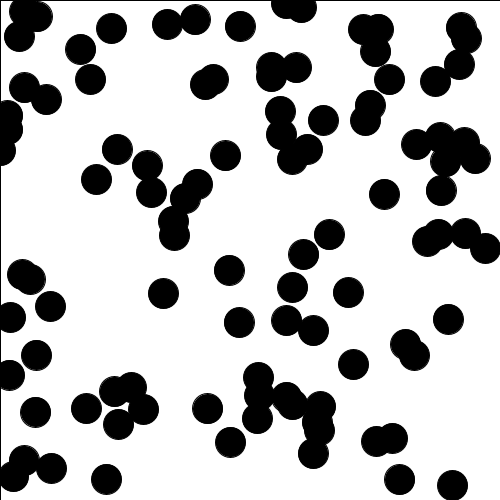
Frame 1 (no input)
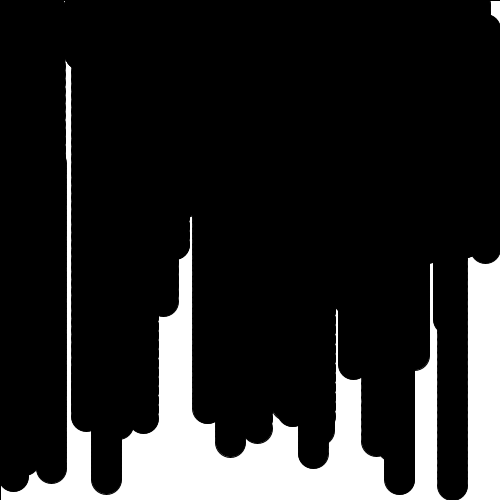
Frame 60 (the mouse pressed at the canvas centre just before this capture)
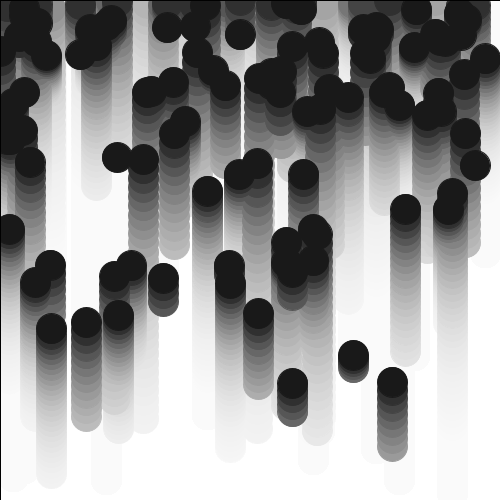
Frame 120 (the mouse held since frame 60 and released just before this capture)

The Processing sketch that drew these frames (run headless with seeded random() and noise(); from frame 60 on, the mouse is pressed at the canvas centre):

// Processing sketch: floatingCirclesAscending
// ── floatingCirclesAscending.pde
int count = 100;
Car[] cars;

void setup () {
  size(500, 500);
  cars = new Car[count];
  for (int i = 0; i < count; i++) {
    cars[i] = new Car(random(width), random(height), random(2, 10));
  }
  background(255);
}

void draw() {
  //background(255);
  for (Car car : cars) {
    car.move();
    car.display();
  }
  fill(255, map(mouseX, 0, width, 0, 50));
  rect(0, 0, width, height);
}

class Car {
  color c;
  float x;
  float y;
  float yi;
  float speed;

  Car(float x_, float y_, float speed_) {
    c = color(0);
    x = x_;
    y = yi = y_;
    speed = speed_;
  }

  void move() {
    y -= speed;
    if (y < 0) { 
      y = yi;
    }
  }

  void display() {
    fill(c);
    ellipse(x, y, 30, 30);
  }
}
